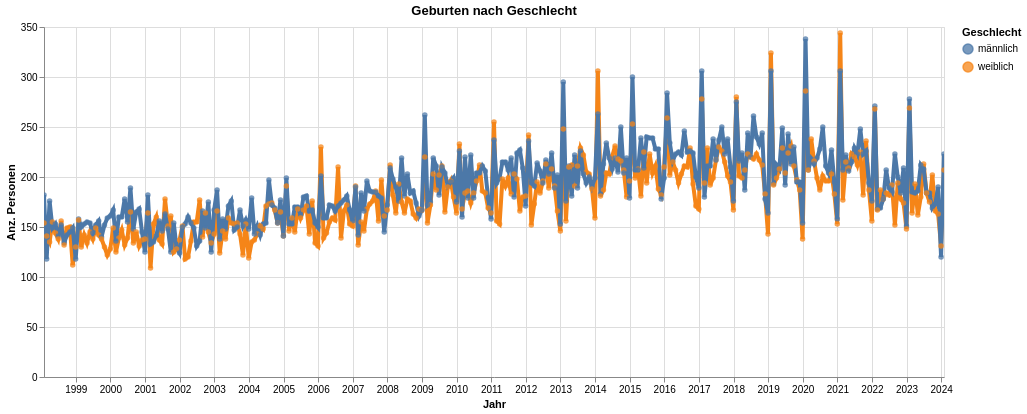

Notebook code for this chart:
### Code cell
myTitle="Geburten nach Geschlecht"
highlight = alt.selection(type='single', on='mouseover',
                          fields=['SexLang'], nearest=True)
#x='date:StichtagDatJahr',
base = alt.Chart(myAgg.reset_index().query('sum_WBev>1'), title=myTitle).encode(
    x=alt.X('StichtagDat', axis=alt.Axis(title='Jahr'))# , axis=alt.Axis(format='%', title='percentage')
    , y=alt.X('sum_WBev', axis=alt.Axis(title='Anz. Personen'))
    , color=alt.Color('SexLang', legend=alt.Legend(title="Geschlecht"))  
    ,tooltip=['StichtagDat', 'SexLang', 'sum_WBev']    
)
points = base.mark_circle().encode(
    opacity=alt.value(0.75)
).add_selection(
    highlight
).properties(
    width=900 , height=350
)
lines = base.mark_line().encode(
    size=alt.condition(~highlight, alt.value(0.5), alt.value(4))
).interactive()

lines + points

### Figure 1 — Vega-Lite specification as saved in the notebook (floating-point values rounded to 4 significant figures; data arrays with more than 128 entries replaced by an {"elided": "..."} marker saying what was removed)
{"config": {"view": {"continuousWidth": 400, "continuousHeight": 300}}, "layer": [{"mark": "line", "encoding": {"color": {"type": "nominal", "field": "SexLang", "legend": {"title": "Geschlecht"}}, "size": {"condition": {"value": 0.5, "selection": {"not": "selector003"}}, "value": 4}, "tooltip": [{"type": "temporal", "field": "StichtagDat"}, {"type": "nominal", "field": "SexLang"}, {"type": "quantitative", "field": "sum_WBev"}], "x": {"type": "temporal", "axis": {"title": "Jahr"}, "field": "StichtagDat"}, "y": {"type": "quantitative", "axis": {"title": "Anz. Personen"}, "field": "sum_WBev"}}, "selection": {"selector004": {"type": "interval", "bind": "scales", "encodings": ["x", "y"]}}, "title": "Geburten nach Geschlecht"}, {"mark": "circle", "encoding": {"color": {"type": "nominal", "field": "SexLang", "legend": {"title": "Geschlecht"}}, "opacity": {"value": 0.75}, "tooltip": [{"type": "temporal", "field": "StichtagDat"}, {"type": "nominal", "field": "SexLang"}, {"type": "quantitative", "field": "sum_WBev"}], "x": {"type": "temporal", "axis": {"title": "Jahr"}, "field": "StichtagDat"}, "y": {"type": "quantitative", "axis": {"title": "Anz. Personen"}, "field": "sum_WBev"}}, "height": 350, "selection": {"selector003": {"type": "single", "on": "mouseover", "fields": ["SexLang"], "nearest": true}}, "title": "Geburten nach Geschlecht", "width": 900}], "data": {"name": "data-ac9a7c26fd2a76f702e08cc33d3f455b"}, "$schema": "https://vega.github.io/schema/vega-lite/v4.8.1.json", "datasets": {"data-ac9a7c26fd2a76f702e08cc33d3f455b": {"elided": "626 records"}}}
